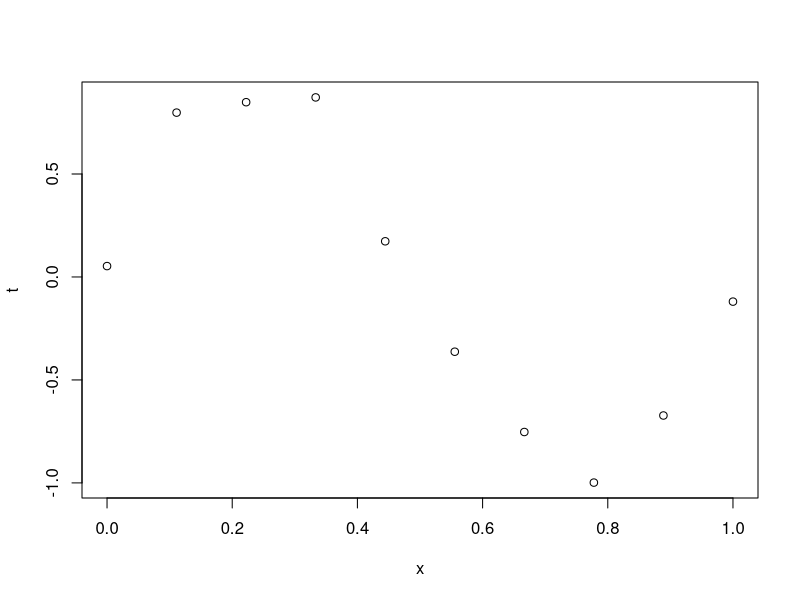

Write the R code that produced this figure. (Note: this script raises an error after producing the figure.)
## ---- chunk 1
curve_data <- read.csv('curve_data.txt', sep = " ")
plot(curve_data)
## ---- chunk 2
phix <- function(x, M, basis) {
  # Initialize vector to return
  u <- rep(0, M+1)
  # μs for Gauss
  mus <- rep(0, M+1)
  interval <- 1 / M

  if (basis == 'poly') {
    # evaluate x at each value of p, e.g. x^0, x^1, ..., x^M
    for (p in 0:M) u[p+1] <- x^p
  } else if (basis == 'Gauss') {
    # Populate μs with M intervals in [0,1]
    for (n in 1:M) mus[n+1] = mus[n] + interval
    # Generate Gaussian Kernels
    for (p in 0:M) u[p+1] <- exp((-(x - mus[p+1])^2)/0.1)
  }

  u
}
# Test: round(phix(0.3,4,'poly'), digits = 4) == c(1, 0.3, 0.09, 0.027, 0.0081)
# Test: plot(phix(0.3,10,'Gauss'))
## ---- chunk 3
library(MASS)

constructPhi <- function(features, M, basis_type) {
  phi <- matrix(nrow = length(xs), ncol = M + 1)
    # Construct a phi matrix that is phix for each value of phix(x, M, 'Gauss') and append to phi matrix
  for (i in 1:(length(xs))) {
    phi[i,] = phix(xs[i], M, basis_type)
  }
  phi
}

# Part 3: post.params
post.params <- function(training_data, M, basis_type, delta, q) {
  # regularization coefficient
  # training_data = curve_data
  # q = (1/0.1)^2
  # delta = 2.0
  # basis_type = 'Gauss'
  lambda = delta / q

  # Note: this requires the training data to have an x column
  xs = training_data$x
  # M = 9
  phi <- constructPhi(xs, M, basis_type)
  t = training_data$t
  
  # Slide 10 of Bayessian_regression.pdf
  w_Bayes = ginv(lambda * diag(M+1) + t(phi) %*% phi) %*% t(phi) %*% training_data$t

  D = delta * diag(M + 1)
  Q = D + q * (t(phi) %*% phi)

  # FIXME: RETURN Q?
  list(w_Bayes, Q)
}

M = 9
delta = 2.0
q = (1/0.1)^2

params <- post.params(curve_data, M, 'poly', delta, q)
w_Bayes <- params[[1]]
Q <- params[[2]]
phi <- constructPhi(curve_data$x, M, 'poly')
result <- phi %*% w_Bayes

# Part 4: Plot
plot(curve_data, col = 'red')
# Don't know how to smooth this out :(
lines(y = result, x = curve_data$x, type = 'l', col = 'blue')
## ---- chunk 4
M = 9
delta = 1.0
q = (1/0.1)^2

params <- post.params(curve_data, M, 'Gauss', delta, q)
w_Bayes <- params[[1]]
Q <- params[[2]]
phi <- constructPhi(curve_data$x, M, 'Gauss')
result <- phi %*% w_Bayes

plot(curve_data, col = 'blue')
# Don't know how to smooth this out :(
lines(y = result, x = curve_data$x, type = 'l', col = 'red')


lines(y = result - sd(result), x = curve_data$x, col = 'grey')
lines(y = result + sd(result), x = curve_data$x, col = 'grey')

## ---- chunk 5
data <- read.table("curve_data.txt")

phix <- function(x, M, option) {
  phi <- rep(0,M)
  if (option == "poly") {
    for (i in 1:(M)) {
      phi[i] <- x**i
    }
  }
  if (option == "Gauss") {
    for (i in 0:(M-1)) { 
      phi[i] <- exp(-((x-i/(M))**2)/0.1)
    }
    
  }
  phi
}


post.params <- function(data, M, option, delta, q) {
  # Q = D + qPhiTPhi
  # wbayes = Q-1(qPhiTt + Dmu)
  
  phi = phix(data$x[1],M, option)
  for (i in 2:length(data$x)) {
    phi_ <- phix(data$x[i], M, option)
    phi = rbind(phi, phi_)  
  }
  phi = cbind(rep(1,10),phi)
  phi
  Q = diag(delta,M+1) + q*t(phi)%*%phi
  #lambda = delta/q
  w = solve(Q)%*%(q*t(phi)%*%data$t) 
  #w = solve(diag((2.0)/((1/0.1)**2),M+1)+t(phi)%*%phi)%*%t(phi)%*%data$t
  t <- phi%*%w
  return(list(Q,w,t))
}

answer <- post.params(data, 9, "poly", 2.0, (1/0.1)**2)

that <- answer[[3]]

p <- ggplot(cbind(data,that), aes(x=data$x, y=data$t)) + geom_point()
p + stat_smooth(method = "loess", formula = that ~ x, size = 1)
